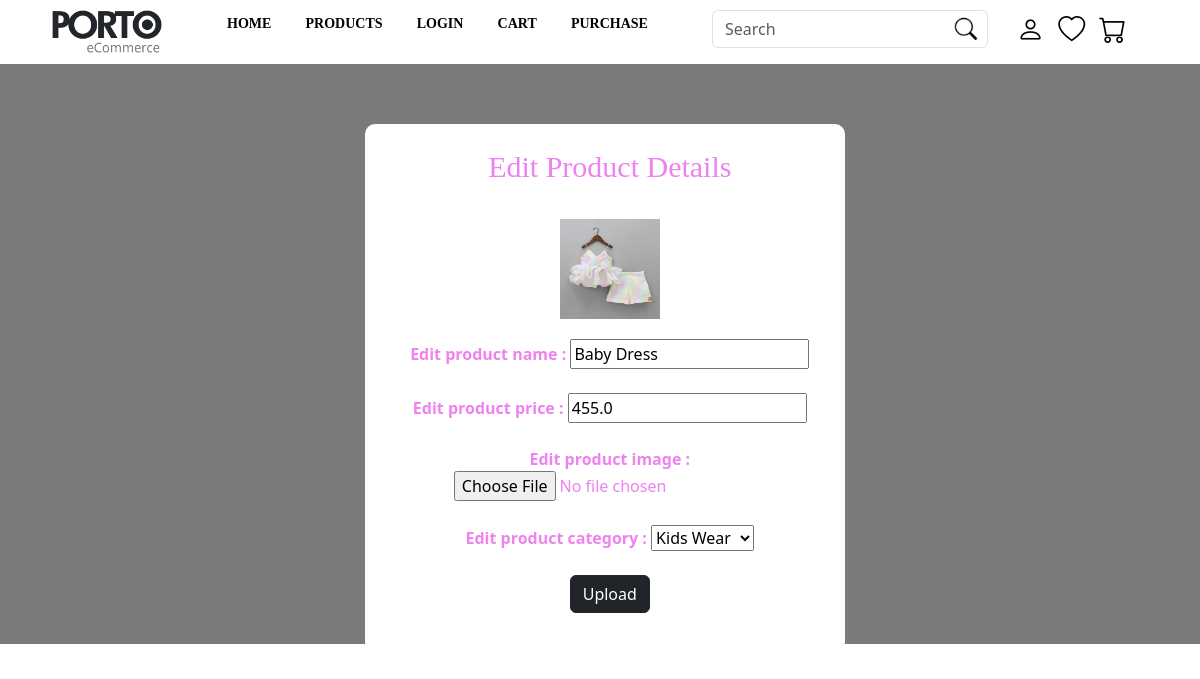
The app's page /admineditprod/56 with its own data.
### pages/models.py (models this page shows, shortened)
class Product(models.Model): #uploaded product details are shown in this model
    product_name=models.CharField(max_length=255)
    product_price=models.FloatField()
    product_image=models.CharField(max_length=255)
    product_desc=models.CharField(null=True,max_length=400)
    product_cat=models.IntegerField(null=True)

### pages/views.py (the view, shortened to what this page needs)
# urls.py: path('admineditprod/<int:id>',views.admineditprod,name='admineditprod'),
def admineditprod(request,id):
    product=Product.objects.filter(id=id)[0]
    cat=Category.objects.all()
    context={
        'product': product,
        'cat':cat
    }
    template=loader.get_template("admineditprod.html")
    return HttpResponse(template.render(context,request))

### pages/templates/admineditprod.html (shortened to what this page needs)
{% extends 'master.html' %}
{% load static %}
{% block content %}
    <section class="sec10">
        <div class="container-fluid">
            <div class="row">
                <div class="col-sm-12">
                    <div class="box2">
                        <div class="inbox0">
                            <h1 class="heading2">Edit Product Details</h1> <br>
                            <div style="margin-bottom: 20px;"><img src="{% static 'uploads/' %}{{product.product_image}}" style="width: 100px;height: 100px;" alt=""></div>
                            <form action="" method="post" enctype="multipart/form-data">
                                <label for="">Edit product name :</label>
                                <input type="text" name="product_name" value="{{product.product_name}}">
                                <br><br>
                                <label for="">Edit product price :</label>
                                <input type="number" name="product_price" value="{{product.product_price}}">
                                <br><br>
                                <label for="">Edit product image :</label>
                                <input type="file" name="product_image" value="{{product.product_image}}">
                                <br><br>
                                <label for="">Edit product category :</label>
                                <select name="product_cat" id="">
                                    {% for x in cat %}
                                        {% if x.id == product.product_cat %}
                                            <option value="{{x.id}}" selected>{{x.cat_name}}</option>
                                        {% else %}
                                            <option value="{{x.id}}">{{x.cat_name}}</option>
                                        {% endif %}
                                    {% endfor %}
                                </select>
                                <br><br>
                                <button type="submit" class="btn btn-dark loginbtn">Upload</button>
                                <br><br>
                            </div>
                        </div>
                    </div>
                </div>
            </div>
    </section>
{% endblock %}

### pages/static/shopping.css (style rules this page uses)
.box2 { width: 40vw; margin-left: 30%; margin-bottom: 50px; }
.inbox0 { background-color: rgb(255, 255, 255); text-align: center; margin-top: 60px; padding: 15px 0px 15px 10px; border-radius: 10px; }
.heading2 { font-family: Georgia, 'Times New Roman', Times, serif; font-size: 30px; margin: 10px; }
.sec10 { background-color:rgb(122, 122, 122); height: 580px; }

### mystaticfiles/myglobal.css (style rules this page uses)
body { color:violet; font-weight: bold; }

### records on screen
Product: product_image (picture), product_name "Baby Dress", product_price "455.0"

### other values on screen
form field product_cat "Kids Wear"
